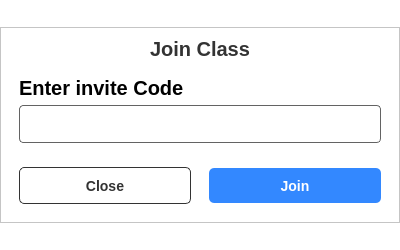
<?xml version="1.0" encoding="UTF-8"?>
<ui version="4.0">
 <class>JoinClassPopup</class>
 <widget class="QDialog" name="JoinClassPopup">
  <property name="geometry">
   <rect>
    <x>0</x>
    <y>0</y>
    <width>400</width>
    <height>250</height>
   </rect>
  </property>
  <property name="sizePolicy">
   <sizepolicy hsizetype="Preferred" vsizetype="Preferred">
    <horstretch>0</horstretch>
    <verstretch>0</verstretch>
   </sizepolicy>
  </property>
  <property name="windowTitle">
   <string>Dialog</string>
  </property>
  <property name="styleSheet">
   <string notr="true">background-color: rgb(255, 255, 255);</string>
  </property>
  <layout class="QVBoxLayout" name="verticalLayout">
   <property name="spacing">
    <number>0</number>
   </property>
   <property name="leftMargin">
    <number>0</number>
   </property>
   <property name="topMargin">
    <number>0</number>
   </property>
   <property name="rightMargin">
    <number>0</number>
   </property>
   <property name="bottomMargin">
    <number>0</number>
   </property>
   <item>
    <widget class="QFrame" name="backgroundFrame">
     <property name="sizePolicy">
      <sizepolicy hsizetype="Preferred" vsizetype="Fixed">
       <horstretch>0</horstretch>
       <verstretch>0</verstretch>
      </sizepolicy>
     </property>
     <property name="styleSheet">
      <string notr="true">#backgroundFrame {
    background-color: white;
}
QLabel {
    color: #333;
    font-family: &quot;Segoe UI&quot;;
    font-size: 20px;
    font-weight: bold;
    border: none; }

QPushButton {
height: 35px;
padding: 0 16px;
background-color: #3388FF;
color: white;
font-size: 14px;
font-weight: 600;
border: none;
border-radius: 5px;
}
QPushButton:hover {
background-color: #0055FF;
}
                                                </string>
     </property>
     <property name="frameShape">
      <enum>QFrame::Shape::StyledPanel</enum>
     </property>
     <property name="frameShadow">
      <enum>QFrame::Shadow::Raised</enum>
     </property>
     <layout class="QVBoxLayout" name="verticalLayout_2">
      <item>
       <widget class="QLabel" name="label">
        <property name="sizePolicy">
         <sizepolicy hsizetype="Preferred" vsizetype="Fixed">
          <horstretch>0</horstretch>
          <verstretch>0</verstretch>
         </sizepolicy>
        </property>
        <property name="text">
         <string>Join Class</string>
        </property>
        <property name="alignment">
         <set>Qt::AlignmentFlag::AlignCenter</set>
        </property>
       </widget>
      </item>
      <item>
       <widget class="QWidget" name="widget" native="true">
        <property name="sizePolicy">
         <sizepolicy hsizetype="Preferred" vsizetype="Fixed">
          <horstretch>0</horstretch>
          <verstretch>0</verstretch>
         </sizepolicy>
        </property>
        <property name="styleSheet">
         <string notr="true">QLabel{color : rgb(0,0,0);font: 600 8pt &quot;Segoe UI&quot;;}
QLineEdit {
                                                                height: 20px;
                                                                padding: 8px 10px;
                                                                font-size: 14px;
                                                                color: #111;
                                                                border: 1px solid rgb(99, 99, 99);
                                                                background: #fff;
                                                                border-radius: 4px;
                                                                }
QLineEdit:focus {
border: 1.5px solid #3388FF;}</string>
        </property>
        <layout class="QVBoxLayout" name="verticalLayout_3">
         <property name="spacing">
          <number>5</number>
         </property>
         <item>
          <widget class="QLabel" name="label_2">
           <property name="sizePolicy">
            <sizepolicy hsizetype="Preferred" vsizetype="Fixed">
             <horstretch>0</horstretch>
             <verstretch>0</verstretch>
            </sizepolicy>
           </property>
           <property name="text">
            <string>Enter invite Code</string>
           </property>
          </widget>
         </item>
         <item>
          <widget class="QLineEdit" name="class_name_input">
           <property name="maxLength">
            <number>6</number>
           </property>
          </widget>
         </item>
        </layout>
       </widget>
      </item>
      <item>
       <widget class="QWidget" name="widget_2" native="true">
        <property name="sizePolicy">
         <sizepolicy hsizetype="Preferred" vsizetype="Fixed">
          <horstretch>0</horstretch>
          <verstretch>0</verstretch>
         </sizepolicy>
        </property>
        <layout class="QHBoxLayout" name="horizontalLayout_2">
         <property name="spacing">
          <number>18</number>
         </property>
         <item>
          <widget class="QPushButton" name="btn_close">
           <property name="cursor">
            <cursorShape>PointingHandCursor</cursorShape>
           </property>
           <property name="styleSheet">
            <string notr="true">#btn_close{background-color: rgb(255, 255, 255);
color: #333;
border: 1px solid #333;
border-radius: 5px
}

#btn_close:hover{
	background-color: rgba(51, 51, 51, 30);
}

#btn_close:pressed{
	background-color: rgba(51, 51, 51, 80);
}
</string>
           </property>
           <property name="text">
            <string>Close</string>
           </property>
          </widget>
         </item>
         <item>
          <widget class="QPushButton" name="btn_create">
           <property name="cursor">
            <cursorShape>PointingHandCursor</cursorShape>
           </property>
           <property name="text">
            <string>Join</string>
           </property>
          </widget>
         </item>
        </layout>
       </widget>
      </item>
     </layout>
    </widget>
   </item>
  </layout>
 </widget>
 <resources/>
 <connections/>
</ui>
